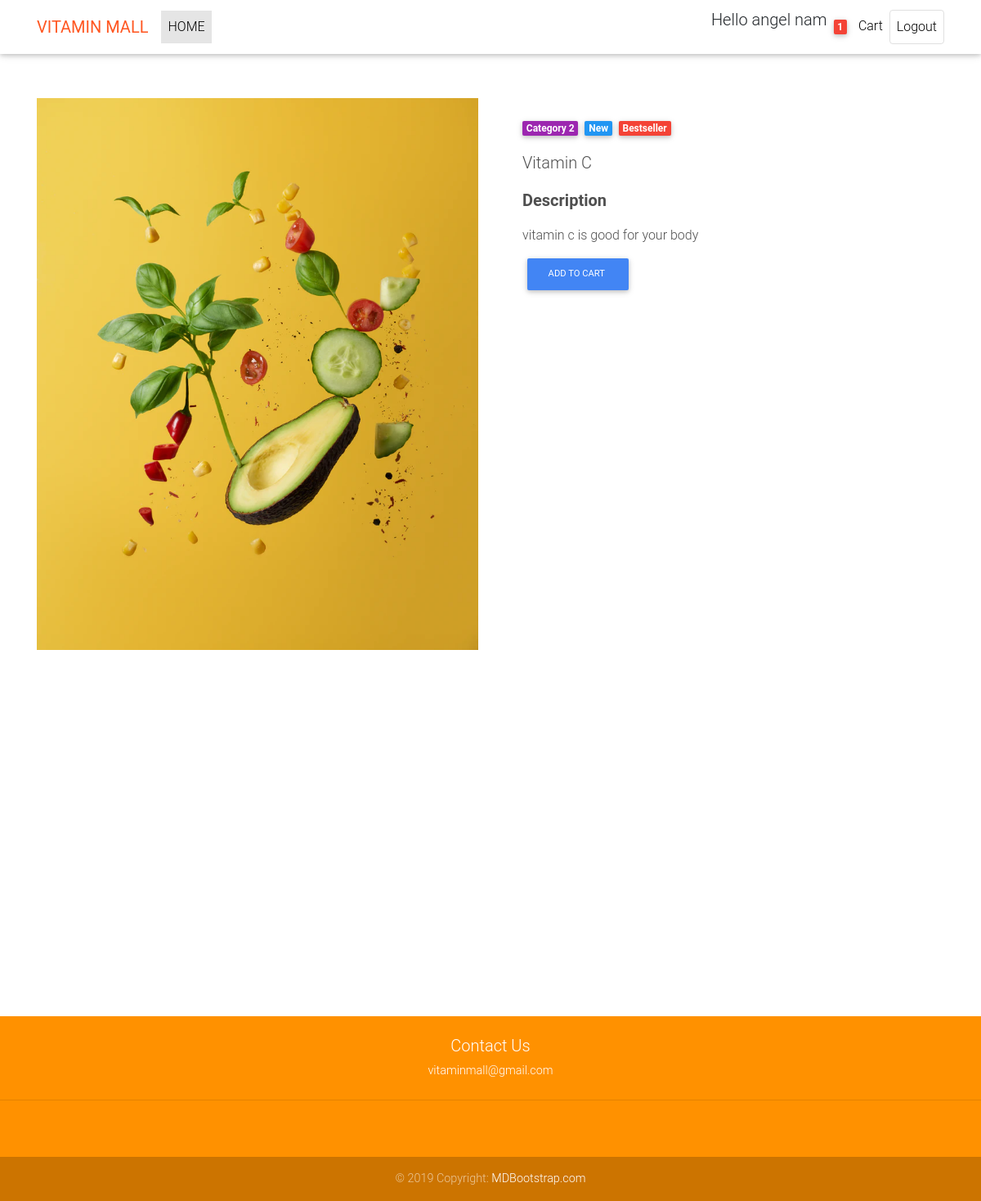
Page /main/product/1 (signed in) on the committed database.
### vitaminapp/models.py (models this page shows, shortened)
class User(models.Model):
    first_name = models.CharField(max_length=255)
    last_name = models.CharField(max_length=255)
    email = models.EmailField(max_length=255)
    password = models.CharField(max_length=255)
    register_date = models.DateTimeField(auto_now_add=True, verbose_name="modification_date ")
    created_at = models.DateField(auto_now_add=True)
    updated_at = models.DateField(auto_now=True)
    profile_pic = models.ImageField(null=True, blank=True, upload_to='images')
    objects = UserManager()
    class Meta:
        db_table = 'vitamin_user'
        verbose_name = 'user'
        verbose_name_plural = 'user'

class Product(models.Model):
    product_name = models.CharField(max_length=45,blank=True)
    price= models.IntegerField(verbose_name='product_price' )
    description = models.TextField(verbose_name='product_info')
    stock = models.IntegerField(verbose_name='product_stock')
    date = models.DateTimeField()
    created_at = models.DateField(auto_now_add=True)
    updated_at = models.DateField(auto_now=True)
    product_pic = models.ImageField(null=True, blank=True, upload_to='product_images')
    objects = ProductManager()
    class Meta:
        db_table = 'vitamin_product'
        verbose_name = 'product'
        verbose_name_plural = 'product'

### vitaminapp/views.py (the view)
# urls.py: path('main/product/<int:id>', views.loggedin_product),
def loggedin_product(request, id):
    context = {
        'one_product': Product.objects.get(id=id),
        'this_user': User.objects.get(id=request.session['user_id'])
    }
    return render(request, "loggedin_product.html", context)

### vitaminapp/templates/loggedin_product.html (shortened to what this page needs)
{% load static %}
<!DOCTYPE html>
<html lang="en">
    <head>
        <link
        href="{% static 'css/bootstrap.css' %}" rel="stylesheet">
        <link
        href="{% static 'css/mdb.min.css' %}" rel="stylesheet">
        <link href="{% static 'css/style.min.css' %}" rel="stylesheet">
    </head>
    <body>
        <nav class="navbar fixed-top navbar-expand-lg navbar-light white scrolling-navbar">
            <div
                class="container">
                <a class="navbar-brand waves-effect" href="/main" target="_blank">
                    <strong class="deep-orange-text">VITAMIN MALL</strong>
                </a>
                <div
                    class="collapse navbar-collapse" id="navbarSupportedContent">
                    <ul class="navbar-nav mr-auto">
                        <li class="nav-item active">
                            <a class="nav-link waves-effect" href="#">HOME
                            </a>
                        </li>
                    </ul>
                    <ul class="navbar-nav nav-flex-icons">
                        <li>
                            <h5>Hello
                                {{ this_user.first_name }}
                                {{ this_user.last_name }}</h5>
                        </li>
                        <li class="nav-item">
                            <a class="nav-link waves-effect">
                                <span class="badge red z-depth-1 mr-1">
                                    1
                                </span>
                                <i class="fas fa-shopping-cart"></i>
                                <span class="clearfix d-none d-sm-inline-block">
                                    Cart
                                </span>
                            </a>
                        </li>
                    <li class="nav-item">
                        <a href="https://github.com/mdbootstrap/bootstrap-material-design" class="nav-link border border-light rounded waves-effect" target="_blank">
                            Logout
                        </a>
                    </li>
                </ul>
            </div>
        </div>
    </body>
</html></nav><main class="mt-5 pt-4">
<div
    class="container dark-grey-text mt-5">
    <div
        class="row2 wow fadeIn">
        <div class="col-md-6 mb-4">
            <img src="{{ one_product.product_pic }}" class="img-fluid" alt="">
        </div>
        <div
            class="col-md-6 mb-4">
            <div class="p-4">
                <div class="mb-3">
                    <a href="">
                        <span class="badge purple mr-1">Category 2</span>
                    </a>
                    <a href="">
                        <span class="badge blue mr-1">New</span>
                    </a>
                    <a href="">
                        <span class="badge red mr-1">Bestseller</span>
                    </a>
                </div>
                <p class="lead">
                    <span>{{ one_product.product_name }}</span>
                </p>
                <p class="lead font-weight-bold">Description</p>
                <p>{{ one_product.description }}</p>
                <a action="/checkout" method="post" class="btn btn-primary btn-md my-0 p" type="submit">Add to cart
                </a>
            </div>
        </div>
    </div>
</main>
<div id="carousel-example-1z" class="carousel slide carousel-fade pt-4" data-ride="carousel"></div>
<footer
    class="page-footer text-center font-small mt-4 orange accent-3 fadeIn">
    <div class="pt-4">
        <h5>Contact Us</h5>
        <p>vitaminmall@gmail.com</p>
    </div>
    <hr
    class="my-4">
    <div class="pb-4">
        <a href="https://www.facebook.com/mdbootstrap" target="_blank">
        </a>
        <a href="https://instagram.com/MDBootstrap" target="_blank">
        </a>
    </div>
    <div class="footer-copyright py-3">
        © 2019 Copyright:
        <a href="https://mdbootstrap.com/education/bootstrap/" target="_blank">
            MDBootstrap.com
        </a>
    </div>
</footer></body></html>

### rows in the picture
User: first_name "angel", last_name "nam"
Product: product_pic (picture), product_name "Vitamin C", description "vitamin c is good for your body"
